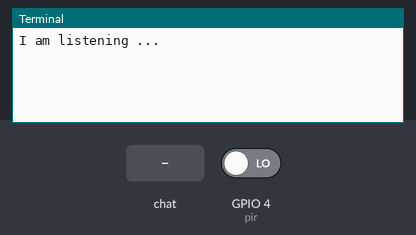
A program run on a simulated Raspberry Pi (BCM pin numbers). On the bench: the last lines printed to the terminal. Inputs (shaded band) come from the test bench; at power-on: GPIO 4 (pir) LOW. System figures (address, load, memory, disk, uptime) are fixed made-up values.

Above: at 1.2 s.
1.3 s: chat message "/StartListenMotion" arrives
At 2.1 s:
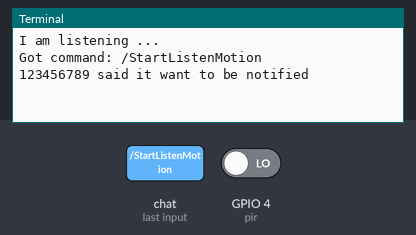
3.1 s: chat message "/StopListenMotion" arrives
At 4.6 s:
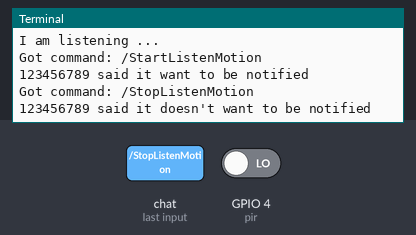
4.9 s: chat message "/uptime" arrives
At 6.1 s:
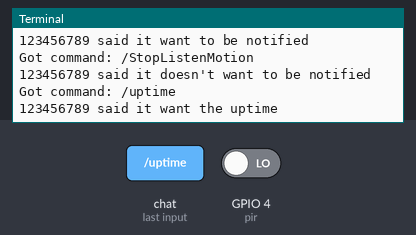

Measured:
- after the input at 1.3 s, the terminal: prints a new line at once (image 1)
- after the input at 3.1 s, the terminal: prints a new line at once (image 2)
- after the input at 4.9 s, the terminal: prints a new line at once (image 3)

The program:

PIRBot.py
```python
from gpiozero import MotionSensor
import telepot
import time
from datetime import timedelta


pir = MotionSensor(4)
chat_listen = {}
# chat_listen_switch = False

def handle(msg):
#    global chat_listen_switch
    chat_id = msg['chat']['id']
    command = msg['text']

    print 'Got command: %s' % command

    if command == '/StartListenMotion':
#        chat_listen_switch = True
        if chat_id not in chat_listen:
            chat_listen[chat_id] = True
            bot.sendMessage(chat_id, "Started Listen Motion")
        elif chat_listen[chat_id]:
            bot.sendMessage(chat_id, "Already Listening")
        else:
            chat_listen[chat_id] = True
            bot.sendMessage(chat_id, "Restarted Listen Motion")
        print "%s said it want to be notified" % chat_id

    elif command == '/StopListenMotion':
#        chat_listen_switch = False
        if chat_id not in chat_listen:
            chat_listen[chat_id] = False
            bot.sendMessage(chat_id, "Wasn't Listening Motion")
        elif chat_listen[chat_id]:
            chat_listen[chat_id] = False
            bot.sendMessage(chat_id, "Stopped Listening")
        else:
            bot.sendMessage(chat_id, "Wasn't Listen Motion")
        print "%s said it doesn't want to be notified" % chat_id

    elif command == '/uptime':
        with open('/proc/uptime', 'r') as f:
            uptime_seconds = float(f.readline().split()[0])
            uptime_string = str(timedelta(seconds=uptime_seconds))
            bot.sendMessage(chat_id, uptime_string)
            print "%s said it want the uptime" % chat_id


def notify_motion():
    notify("Motion Detected")


def notify_no_motion():
    notify("Motion Stopped")


def notify(msg):
    for chat_id, listening in chat_listen.items():
#        if chat_listen_switch:
        if listening:
            bot.sendMessage(chat_id, msg)

pir.when_motion = notify_motion
pir.when_no_motion = notify_no_motion

bot = telepot.Bot('292346928:AAFkTCWYOBW7Xq19Utg8pCgs2fBXIRfKdcg')
bot.message_loop(handle)
print 'I am listening ...'

while True:
    time.sleep(10)
```
